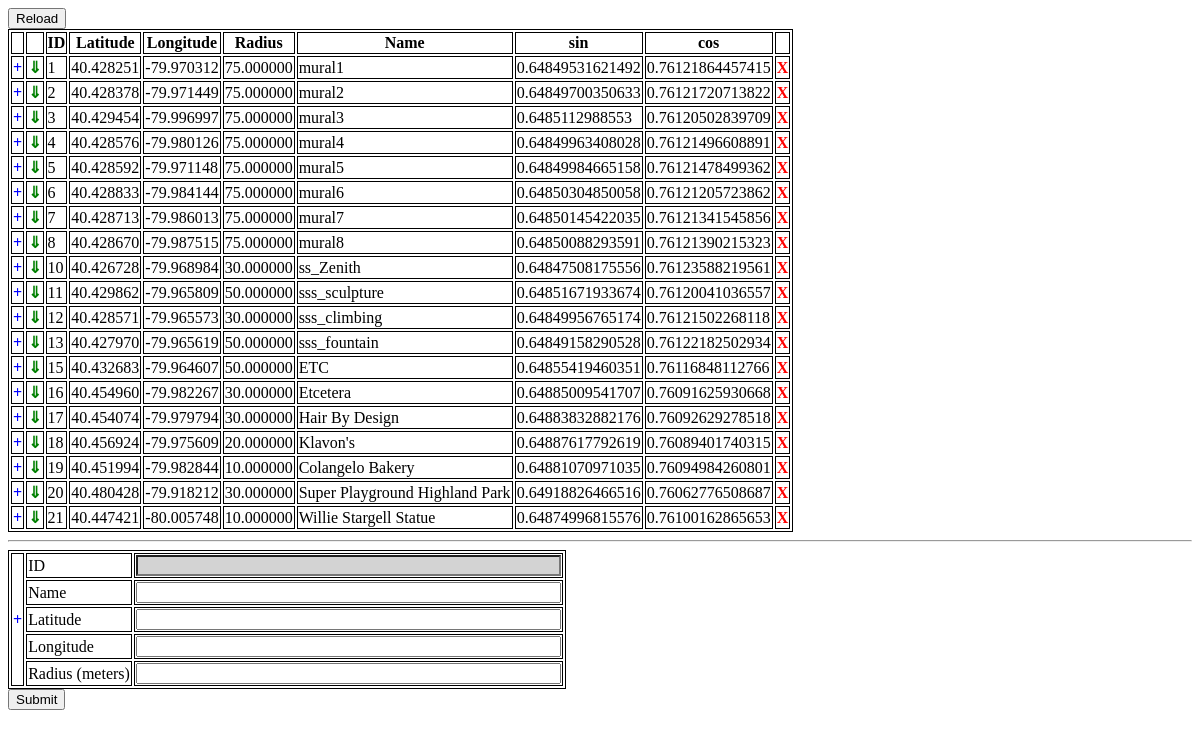
The app's page /www/dba/location.php with its own data.
### tables this page shows
CREATE TABLE location (
  id int(11) NOT NULL AUTO_INCREMENT,
  lat decimal(9,6) NOT NULL,
  lng decimal(9,6) NOT NULL,
  radius decimal(9,6) NOT NULL,
  latSin double NOT NULL,
  latCos double NOT NULL,
  `name` varchar(100) NOT NULL,
  PRIMARY KEY (id)
);

### www/dba/location.php (the view, shortened to what this page needs)
<!DOCTYPE html>
<html>
<head>
<link rel="stylesheet" type="text/css" href="dba.css">
</head>
<body>
<?php
$db = new mysqli("localhost", "pgh-challenge", "5NdSW4FaAqQXthqs", "game");
$table = "location";
$stmt = $db->prepare("select id, lat, lng, radius, name, latSin, latCos from $table");
echo "<input class=\"refreshBtn\" type=\"button\" value=\"Reload\" onclick=\"refreshPage()\" />\n";
echo "<table id=\"dataTable\">\n";
echo "<tr><th></th><th></th><th>ID</th><th>Latitude</th><th>Longitude</th><th>Radius</th><th>Name</th><th>sin</th><th>cos</th>";
echo "<td></td></tr>\n";
$stmt->execute();
$stmt->bind_result($id, $lat, $lng, $radius, $name, $sin, $cos);
while($stmt->fetch())
{
	echo "<tr>".
	"<td><a class=\"zoomtext\" href=\"javascript:void(0)\" onclick=\"zoomMap($lat, $lng, $radius)\">+</td>".
	"<td><a class=\"copyText\" href=\"javascript:void(0)\" onClick=\"duplicate($id, $lat, $lng, $radius, '$name')\">&dArr;</a></td>".
	"<td>$id</td><td>$lat</td><td>$lng</td><td>$radius</td><td>$name</td><td>$sin</td><td>$cos</td>".
	"<td><a class=\"deletetext\" href=\"javascript:void(0)\" onclick=\"removeRow($id)\">X</a></td>".
	"</tr>\n";
}
echo "</table>\n";
?>
<hr/>
<form method="post" action="location.php">
<table>
<tr>
	<td rowspan="100"><a class="zoomtext" href="javascript:void(0)" onclick="zoomMapForm()">+</td>
	<td>ID</td><td><input class="grayed"d name="id" readonly="readonly" type="text" size="50"/ ></td>
</tr>
<td>Name</td><td><input name="name" type="text" size="50"/ ></td>
<tr><td>Latitude</td><td><input name="lat" type="text" size="50" /></td></tr>
<tr><td>Longitude</td><td><input name="lng" type="text" size="50" /></td></tr>
<tr><td>Radius (meters)</td><td><input name="radius" type="text" size="50" /></td></tr>
</table>
<input type="submit"/>
</form>
</body>
</html>

### www/dba/dba.css (style rules this page uses)
table, tr, td, th { border: 1px solid black; }
.errortext, .deletetext { font-weight: bold; color: red; text-decoration: none; }
.successText, .copyText { font-weight: bold; color: green; text-decoration: none; }
.zoomtext { font-weight: bold; color: blue; text-decoration: none; }
.refreshBtn { vertical-align: top; display:block; }
.grayed { background: lightGray; }

### records on screen
location: id "1", lat "40.428251", lng "-79.970312", radius "75.000000", name "mural1", latSin "0.64849531621492", latCos "0.76121864457415"
location: id "2", lat "40.428378", lng "-79.971449", radius "75.000000", name "mural2", latSin "0.64849700350633", latCos "0.76121720713822"
location: id "3", lat "40.429454", lng "-79.996997", radius "75.000000", name "mural3", latSin "0.6485112988553", latCos "0.76120502839709"
location: id "4", lat "40.428576", lng "-79.980126", radius "75.000000", name "mural4", latSin "0.64849963408028", latCos "0.76121496608891"
location: id "5", lat "40.428592", lng "-79.971148", radius "75.000000", name "mural5", latSin "0.64849984665158", latCos "0.76121478499362"
location: id "6", lat "40.428833", lng "-79.984144", radius "75.000000", name "mural6", latSin "0.64850304850058", latCos "0.76121205723862"
location: id "7", lat "40.428713", lng "-79.986013", radius "75.000000", name "mural7", latSin "0.64850145422035", latCos "0.76121341545856"
location: id "8", lat "40.428670", lng "-79.987515", radius "75.000000", name "mural8", latSin "0.64850088293591", latCos "0.76121390215323"
location: id "10", lat "40.426728", lng "-79.968984", radius "30.000000", name "ss_Zenith", latSin "0.64847508175556", latCos "0.76123588219561"
location: id "11", lat "40.429862", lng "-79.965809", radius "50.000000", name "sss_sculpture", latSin "0.64851671933674", latCos "0.76120041036557"
location: id "12", lat "40.428571", lng "-79.965573", radius "30.000000", name "sss_climbing", latSin "0.64849956765174", latCos "0.76121502268118"
location: id "13", lat "40.427970", lng "-79.965619", radius "50.000000", name "sss_fountain", latSin "0.64849158290528", latCos "0.76122182502934"
location: id "15", lat "40.432683", lng "-79.964607", radius "50.000000", name "ETC", latSin "0.64855419460351", latCos "0.76116848112766"
location: id "16", lat "40.454960", lng "-79.982267", radius "30.000000", name "Etcetera", latSin "0.64885009541707", latCos "0.76091625930668"
location: id "17", lat "40.454074", lng "-79.979794", radius "30.000000", name "Hair By Design", latSin "0.64883832882176", latCos "0.76092629278518"
location: id "18", lat "40.456924", lng "-79.975609", radius "20.000000", name "Klavon's", latSin "0.64887617792619", latCos "0.76089401740315"
location: id "19", lat "40.451994", lng "-79.982844", radius "10.000000", name "Colangelo Bakery", latSin "0.64881070971035", latCos "0.76094984260801"
location: id "20", lat "40.480428", lng "-79.918212", radius "30.000000", name "Super Playground Highland Park", latSin "0.64918826466516", latCos "0.76062776508687"
location: id "21", lat "40.447421", lng "-80.005748", radius "10.000000", name "Willie Stargell Statue", latSin "0.64874996815576", latCos "0.76100162865653"
